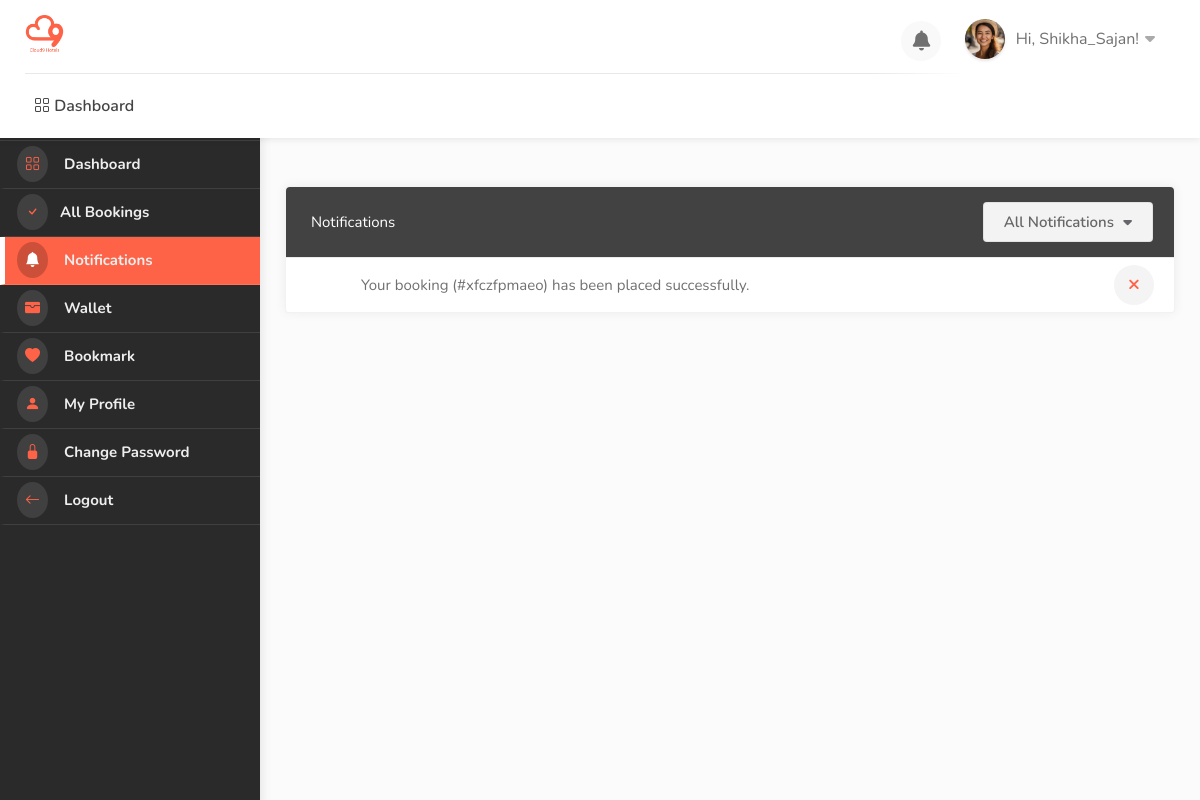
Page /dashboard/notifications/ (signed in) on the committed database.
### userauths/models.py (models this page shows, shortened)
class User(AbstractUser):
    full_name = models.CharField(max_length=500, null=True, blank=True)
    username = models.CharField(max_length=500, unique=True, null=True, blank=True)
    email = models.EmailField(unique=True)
    phone = models.CharField(max_length=100, null=True, blank=True)
    gender = models.CharField(max_length=20, choices=GENDER, default="Male")
    otp = models.CharField(max_length=100, null=True, blank=True)
    USERNAME_FIELD = 'email'
    REQUIRED_FIELDS = ['username']

class Profile(models.Model):
    pid = ShortUUIDField(length=7, max_length=25, alphabet="abcdefghijklmnopqrstuvwxyz123")
    image = models.FileField(upload_to=user_directory_path, default="default.jpg", null=True, blank=True)
    user = models.OneToOneField(User, on_delete=models.CASCADE)
    full_name = models.CharField(max_length=500, null=True, blank=True)
    phone = models.CharField(max_length=100, null=True, blank=True)
    gender = models.CharField(max_length=20, choices=GENDER, default="Male")
    address = models.CharField(max_length=100, null=True, blank=True)
    city = models.CharField(max_length=100, null=True, blank=True)
    state = models.CharField(max_length=100, null=True, blank=True)
    country = models.CharField(max_length=1000, null=True, blank=True)
    identity_type = models.CharField(max_length=200, choices=IDENTITY_TYPE, null=True, blank=True)
    identity_image = models.FileField(upload_to=user_directory_path, default="id.jpg", null=True, blank=True)
    facebook = models.URLField(default="https://facebook.com/", null=True, blank=True)
    twitter = models.URLField(default="https://twitter.com/", null=True, blank=True)
    wallet = models.DecimalField(max_digits=12, decimal_places=2, default=0.00)
    verified = models.BooleanField(default=False)
    date = models.DateTimeField(auto_now_add=True)
    class Meta:
        ordering = ['-date']

### hotel/models.py (models this page shows, shortened)
class Notification(models.Model):
    user = models.ForeignKey(User, on_delete=models.CASCADE, blank=True, null=True, related_name="user")
    booking = models.ForeignKey(Booking, on_delete=models.CASCADE, null=True, blank=True)
    type = models.CharField(max_length=100, default="new_order", choices=NOTIFICATION_TYPE)
    seen = models.BooleanField(default=False)
    nid = ShortUUIDField(unique=True, length=10, max_length=20, alphabet="abcdefghijklmnopqrstuvxyz")
    date= models.DateField(auto_now_add=True)
    class Meta:
        ordering = ['-date']

class Booking(models.Model):
    user = models.ForeignKey(User, on_delete=models.SET_NULL, null=True, blank=True)
    payment_status = models.CharField(max_length=100, choices=PAYMENT_STATUS)
    coupons = models.ManyToManyField("hotel.Coupon", blank=True)
    full_name = models.CharField(max_length=1000)
    email = models.EmailField(max_length=1000)
    phone = models.CharField(max_length=1000)
    hotel = models.ForeignKey(Hotel, on_delete=models.SET_NULL, null=True, blank=True)
    room_type = models.ForeignKey(RoomType, on_delete=models.SET_NULL, null=True, blank=True)
    room = models.ManyToManyField(Room)
    before_discount = models.DecimalField(max_digits=12, decimal_places=2, default=0.00)
    total = models.DecimalField(max_digits=12, decimal_places=2, default=0.00)
    saved = models.DecimalField(max_digits=12, decimal_places=2, default=0.00)
    check_in_date = models.DateField()
    check_out_date = models.DateField()
    total_days = models.PositiveIntegerField(default=0)
    num_adults = models.PositiveIntegerField(default=1)
    num_children = models.PositiveIntegerField(default=0)
    checked_in = models.BooleanField(default=False)
    checked_out = models.BooleanField(default=False)
    is_active = models.BooleanField(default=False)
    checked_in_tracker = models.BooleanField(default=False)
    checked_out_tracker = models.BooleanField(default=False)
    date = models.DateTimeField(auto_now_add=True)
    stripe_payment_intent = models.CharField(max_length=1000, null=True, blank=True)
    success_id = ShortUUIDField(length=10, max_length=20, alphabet="abcdefghijklmnopqrstuvwxyz", null=True, blank=True)
    booking_id = ShortUUIDField(unique=True, length=10, max_length=20, alphabet="abcdefghijklmnopqrstuvwxyz")

### user_dashboard/views.py (the view)
# urls.py: path("notifications/", views.notifications, name="notifications"),
@login_required
def notifications(request):
    notifications = Notification.objects.filter(user=request.user, seen=False)
    context = {
        "notifications": notifications
    }
    return render(request, "user_dashboard/notifications.html", context)

### templates/user_dashboard/notifications.html (shortened to what this page needs)
{% extends 'partials/dashboard_base.html' %}
{% load static %}
{% block content %}
    <div id="dashboard">
        {% include 'partials/dashboard_sidebar.html' %}
        <div class="utf_dashboard_content ">
            <div class="row">
                <div class="col-lg-12 col-md-12">
                    <div class="utf_dashboard_list_box with-icons margin-top-20 noti-div-main">
                        <div class="sort-by my_sort_by">
                            <div class="utf_sort_by_select_item">
                              <select id="noti-status" data-placeholder="All Listing" class="utf_chosen_select_single">
                                <option value="all">All Notifications</option>
                              </select>
                            </div>
                        </div>
                        <h4 class="noti-text">Notifications</h4>
                        <ul class="">
                            {% for n in notifications %}
                                <li class="noti-div-{{n.id}}">
                                    {% if n.type == "Booking Confirmed" %}
                                         Your booking (#{{n.booking.booking_id}}) has been placed successfully. <a href="{% url 'user_dashboard:notification_mark_as_seen' n.id %}" data-index="{{n.id}}"  id=""  class=" noti-{{n.id}} close-list-item mark-noti-as-seen"><i class="fa fa-close"></i></a>
                                    {% endif %}
                                </li>
                                {% empty %}
                                        <li>
                                            <h6>No Notifications Yet</h6>
                                        </li>
                            {% endfor %}
                        </ul>
                    </div>
                </div>
            </div>
        </div>
    </div>
{% endblock content %}

### templates/partials/dashboard_base.html (shortened to what this page needs)
{% load static %}
<!DOCTYPE html>
<html lang="zxx">
<head>
    <link rel="stylesheet" href="{% static 'css/stylesheet.css' %}">
    <link rel="stylesheet" href="{% static 'css/mmenu.css' %}">
    <link rel="stylesheet" href="{% static 'css/perfect-scrollbar.css' %}">
    <link rel="stylesheet" href="{% static 'css/style.css' %}" id="colors">
    <link rel="stylesheet" href="https://cdn.jsdelivr.net/npm/bootstrap-icons@1.10.5/font/bootstrap-icons.css">
    <link rel="stylesheet" href="https://cdnjs.cloudflare.com/ajax/libs/font-awesome/4.7.0/css/font-awesome.css" />
    <link rel="stylesheet" href="https://cdnjs.cloudflare.com/ajax/libs/font-awesome/6.0.0/css/all.min.css" />
    <link rel="stylesheet" href="https://cdn.jsdelivr.net/npm/@mdi/font@7.2.96/css/materialdesignicons.min.css">
    <link href='https://unpkg.com/boxicons@2.1.4/css/boxicons.min.css' rel='stylesheet'>
    <link rel="stylesheet" href="https://cdn.jsdelivr.net/npm/remixicon-ligatures@2.5.0/fonts/remixicon.min.css">
    <link href="https://cdn.jsdelivr.net/npm/remixicon@2.2.0/fonts/remixicon.css" rel="stylesheet">
</head>
<body>
    <div id="main_wrapper">
        <header id="header_part" class="fixed fullwidth_block dashboard">
            <div id="header" class="not-sticky">
                <div class="container">
                    <div class="utf_left_side">
                        <div id="logo"> <a href="{% url 'user_dashboard:dashboard' %}"><img src="{% static 'images/logo.png' %}" alt=""></a> </div>
                        <nav id="navigation" class="style_one">
                            <ul id="responsive">
                                <li><a href="{% url 'user_dashboard:dashboard' %}"> <i class="bi bi-grid"></i> Dashboard</a></li>
                            </ul>
                        </nav>
                        <div class="clearfix"></div>
                    </div>
                    <div class="utf_right_side">
                        <div class="header_widget">
                            <div class="dashboard_header_button_item {% if noti %} has-noti {% endif %} js-item-menu">
                                <i class="fas fa-bell"></i>
                            </div>
                            <div class="utf_user_menu">
                                <div class="utf_user_name"><span><img src="{{request.user.profile.image.url}}" alt=""></span>Hi, {{request.user.username|title}}!</div>
                            </div>
                        </div>
                    </div>
                </div>
            </div>
        </header>
        {% block content %}
        {% endblock content %}
    </div>
</body>
</html>

### static/css/mmenu.css (style rules this page uses)
:root { --mm-line-height: 20px; --mm-listitem-size: 44px; --mm-navbar-size: 44px; --mm-offset-top: 0; --mm-offset-right: 0; --mm-offset-bottom: 0; --mm-offset-left: 0; --mm-color-border: rgba(0, 0, 0, 0.1); --mm-color-button: rgba(0, 0, 0, 0.3); --mm-color-text: rgba(0, 0, 0, 0.75); --mm-color-text-dimmed: rgba(0, 0, 0, 0.3); --mm-color-background: #f3f3f3; --mm-color-background-highlight: rgba(0, 0, 0, 0.05); --mm-color-background-emphasis: rgba(255, 255, 255, 0.4); --mm-shadow: 0 0 10px rgba(0, 0, 0, 0.3) }

### static/css/style.css (style rules this page uses)
body { color: #707070; font-size: 15px; line-height: 28px; background-color: #fff; }
body, h1, h2, h3, h4, h5, h6, input[type="text"], input[type="password"], input[type="email"], textarea, select, input[type="button"], input[type="submit"], button, #tiptip_content, .map-box p, .map-box div, .numerical-rating .utf_counter_star_rating, body .nav_responsive i.menu-trigger:after { font-family: 'Nunito', sans-serif; text-transform: none; }
h1, h2, h3, h4, h5, h6 { color: #323232; }
* { margin: 0px; padding: 0px; box-sizing: border-box; }
ul, li { margin: 0px; list-style-type: none; }

### rows in the picture
User: user.profile.image (picture), user.username "Shikha_Sajan"
Notification: booking.booking_id "xfczfpmaeo"
